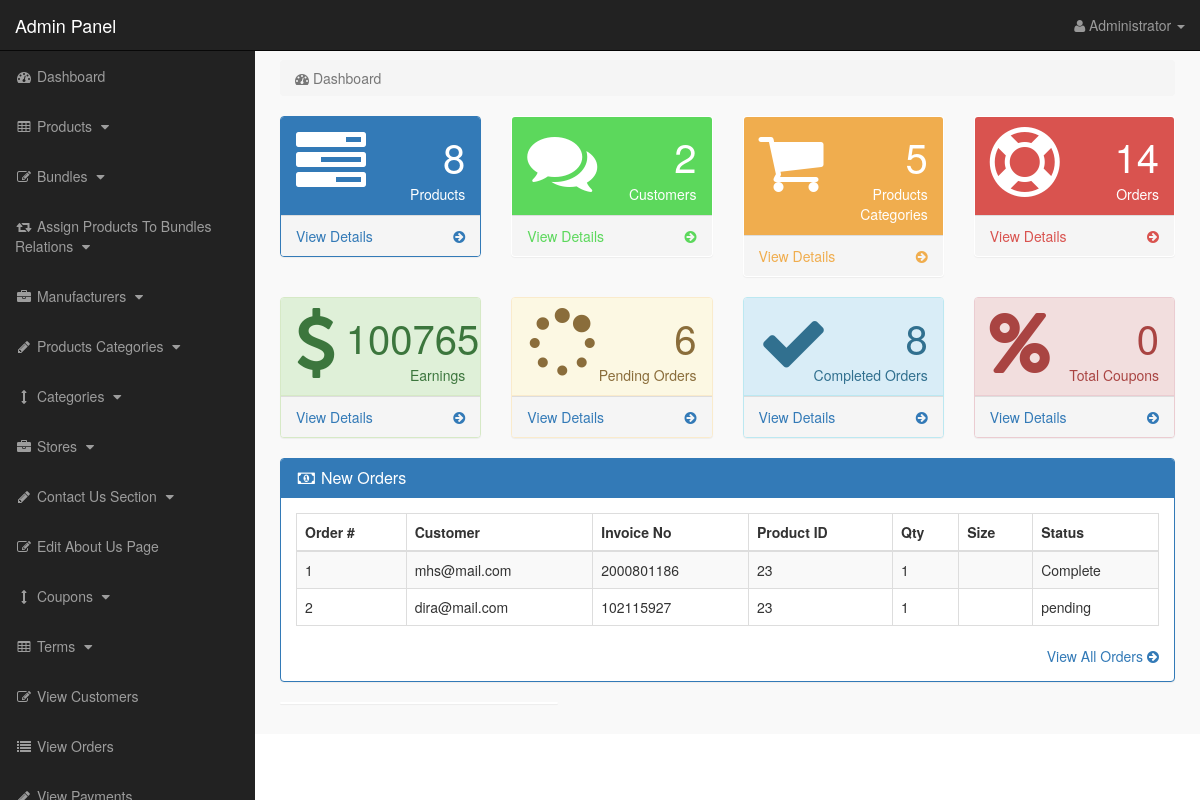
The page /admin_area/index.php?dashboard (signed in) on the database its author committed.
### tables this page shows
CREATE TABLE `pending_orders` (
  `order_id` int(10) NOT NULL,
  `customer_id` int(10) NOT NULL,
  `invoice_no` int(10) NOT NULL,
  `product_id` text NOT NULL,
  `qty` int(10) NOT NULL,
  `size` text NOT NULL,
  `order_status` text NOT NULL
);

CREATE TABLE `customers` (
  `customer_id` int(10) NOT NULL,
  `customer_name` varchar(255) NOT NULL,
  `customer_email` varchar(255) NOT NULL,
  `customer_pass` varchar(255) NOT NULL,
  `customer_country` text NOT NULL,
  `customer_city` text NOT NULL,
  `customer_contact` varchar(255) NOT NULL,
  `customer_address` text NOT NULL,
  `customer_image` text NOT NULL,
  `customer_ip` varchar(255) NOT NULL,
  `customer_confirm_code` text NOT NULL
);

### admin_area/dashboard.php (the view, shortened to what this page needs)
<?php
if(!isset($_SESSION['admin_email'])){
echo "<script>window.open('login.php','_self')</script>";
}
else {
?>
<div class="row">
<div class="col-lg-12">
<ol class="breadcrumb">
<li class="active">
<i class="fa fa-dashboard"></i> Dashboard
</li>
</ol>
</div>
</div>
<div class="row">
<div class="col-lg-3 col-md-6">
<div class="panel panel-primary">
<div class="panel-heading">
<div class="row">
<div class="col-xs-3">
<i class="fa fa-tasks fa-5x"> </i>
</div>
<div class="col-xs-9 text-right">
<div class="huge"> <?php echo $count_products; ?> </div>
<div>Products</div>
</div>
</div>
</div>
<a href="index.php?view_products">
<div class="panel-footer">
<span class="pull-left"> View Details </span>
<span class="pull-right"> <i class="fa fa-arrow-circle-right"></i> </span>
<div class="clearfix"></div>
</div>
</a>
</div>
</div>
<div class="col-lg-3 col-md-6">
<div class="panel panel-green">
<div class="panel-heading">
<div class="row">
<div class="col-xs-3">
<i class="fa fa-comments fa-5x"> </i>
</div>
<div class="col-xs-9 text-right">
<div class="huge"> <?php echo $count_customers; ?> </div>
<div>Customers</div>
</div>
</div>
</div>
<a href="index.php?view_customers">
<div class="panel-footer">
<span class="pull-left"> View Details </span>
<span class="pull-right"> <i class="fa fa-arrow-circle-right"></i> </span>
<div class="clearfix"></div>
</div>
</a>
</div>
</div>
<div class="col-lg-3 col-md-6">
<div class="panel panel-yellow">
<div class="panel-heading">
<div class="row">
<div class="col-xs-3">
<i class="fa fa-shopping-cart fa-5x"> </i>
</div>
<div class="col-xs-9 text-right">
<div class="huge"> <?php echo $count_p_categories; ?> </div>
<div>Products Categories</div>
</div>
</div>
</div>
<a href="index.php?view_p_cats">
<div class="panel-footer">
<span class="pull-left"> View Details </span>
<span class="pull-right"> <i class="fa fa-arrow-circle-right"></i> </span>
<div class="clearfix"></div>
</div>
</a>
</div>
</div>
<div class="col-lg-3 col-md-6">
<div class="panel panel-red">
<div class="panel-heading">
<div class="row">
<div class="col-xs-3">
<i class="fa fa-support fa-5x"> </i>
</div>
<div class="col-xs-9 text-right">
<div class="huge"> <?php echo $count_total_orders; ?> </div>
<div>Orders</div>
</div>
</div>
</div>
<a href="index.php?view_orders">
<div class="panel-footer">
<span class="pull-left"> View Details </span>
<span class="pull-right"> <i class="fa fa-arrow-circle-right"></i> </span>
<div class="clearfix"></div>
</div>
</a>
</div>
</div>
</div>
<div class="row">
    <div class="col-lg-3 col-md-6">
        <div class="panel panel-success">
        <div class="panel-heading">
        <div class="row">
        <div class="col-xs-3">
        <i class="fa fa-dollar fa-5x"> </i>
        </div>
        <div class="col-xs-9 text-right">
        <div class="huge"> <?php echo $count_total_earnings ?> </div>
        <div>Earnings</div>
        </div>
        </div>
        </div>
        <a href="index.php?view_orders">
        <div class="panel-footer">
        <span class="pull-left"> View Details </span>
        <span class="pull-right"> <i class="fa fa-arrow-circle-right"></i> </span>
        <div class="clearfix"></div>
        </div>
        </a>
        </div>
        </div>
        <div class="col-lg-3 col-md-6">
            <div class="panel panel-warning">
            <div class="panel-heading">
            <div class="row">
            <div class="col-xs-3">
            <i class="fa fa-spinner fa-5x"> </i>
            </div>
            <div class="col-xs-9 text-right">
            <div class="huge"> <?php echo $count_pending_orders ?> </div>
            <div>Pending Orders</div>
            </div>
            </div>
            </div>
            <a href="index.php?view_orders">
            <div class="panel-footer">
            <span class="pull-left"> View Details </span>
            <span class="pull-right"> <i class="fa fa-arrow-circle-right"></i> </span>
            <div class="clearfix"></div>
            </div>
            </a>
            </div>
            </div>
            <div class="col-lg-3 col-md-6">
                <div class="panel panel-info">
                <div class="panel-heading">
                <div class="row">
                <div class="col-xs-3">
                <i class="fa fa-check fa-5x"> </i>
                </div>
                <div class="col-xs-9 text-right">
                <div class="huge"> <?php echo $count_completed_orders ?> </div>
                <div>Completed Orders</div>
                </div>
                </div>
                </div>
                <a href="index.php?view_orders">
                <div class="panel-footer">
                <span class="pull-left"> View Details </span>
                <span class="pull-right"> <i class="fa fa-arrow-circle-right"></i> </span>
                <div class="clearfix"></div>
                </div>
                </a>
                </div>
                </div>
                <div class="col-lg-3 col-md-6">
                    <div class="panel panel-danger">
                    <div class="panel-heading">
                    <div class="row">
                    <div class="col-xs-3">
                    <i class="fa fa-percent fa-5x"> </i>
                    </div>
                    <div class="col-xs-9 text-right">
                    <div class="huge"> <?php echo $count_coupons; ?> </div>
                    <div>Total Coupons</div>
                    </div>
                    </div>
                    </div>
                    <a href="index.php?view_orders">
                    <div class="panel-footer">
                    <span class="pull-left"> View Details </span>
                    <span class="pull-right"> <i class="fa fa-arrow-circle-right"></i> </span>
                    <div class="clearfix"></div>
                    </div>
                    </a>
                    </div>
                    </div>
</div>
<div class="row" >
<div class="col-lg-12" >
<div class="panel panel-primary" >
<div class="panel-heading" >
<h3 class="panel-title" >
<i class="fa fa-money fa-fw" ></i> New Orders
</h3>
</div>
<div class="panel-body" >
<div class="table-responsive" >
<table class="table table-bordered table-hover table-striped" >
<thead>
<tr>
<th>Order #</th>
<th>Customer</th>
<th>Invoice No</th>
<th>Product ID</th>
<th>Qty</th>
<th>Size</th>
<th>Status</th>
</tr>
</thead>
<tbody>
<?php
$i = 0;
$get_order = "select * from pending_orders order by 1 DESC LIMIT 0,5";
$run_order = mysqli_query($con,$get_order);
while($row_order=mysqli_fetch_array($run_order)){
$c_id = $row_order['customer_id'];
$invoice_no = $row_order['invoice_no'];
$product_id = $row_order['product_id'];
$qty = $row_order['qty'];
$size = $row_order['size'];
$order_status = $row_order['order_status'];
$i++;
?>
<tr>
<td><?php echo $i; ?></td>
<td>
<?php
$get_customer = "select * from customers where customer_id='$c_id'";
$run_customer = mysqli_query($con,$get_customer);
$row_customer = mysqli_fetch_array($run_customer);
$customer_email = $row_customer['customer_email'];
echo $customer_email;
?>
</td>
<td><?php echo $invoice_no; ?></td>
<td><?php echo $product_id; ?></td>
<td><?php echo $qty; ?></td>
<td><?php echo $size; ?></td>
<td>
<?php
if($order_status=='pending'){
echo $order_status='pending';
}
else {
echo $order_status='Complete';
}
?>
</td>
</tr>
<?php } ?>
</tbody>
</table>
</div>
<div class="text-right" >
<a href="index.php?view_orders" >
View All Orders <i class="fa fa-arrow-circle-right" ></i>
</a>
</div>
</div>
</div>
</div>
<div class="col-md-4">
<div class="panel">
</div>
</div>
</div>
<?php } ?>

### admin_area/includes/sidebar.php (shortened to what this page needs)
<?php
if(!isset($_SESSION['admin_email'])){
echo "<script>window.open('login.php','_self')</script>";
}
else {
?>
<nav class="navbar navbar-inverse navbar-fixed-top" >
<div class="navbar-header" >
<a class="navbar-brand" href="index.php?dashboard" >Admin Panel</a>
</div>
<ul class="nav navbar-right top-nav" >
<li class="dropdown" >
<a href="#" class="dropdown-toggle" data-toggle="dropdown" >
<i class="fa fa-user" ></i>
<?php echo $admin_name; ?> <b class="caret" ></b>
</a>
</li>
</ul>
<div class="collapse navbar-collapse navbar-ex1-collapse">
<ul class="nav navbar-nav side-nav">
<li>
<a href="index.php?dashboard">
<i class="fa fa-fw fa-dashboard"></i> Dashboard
</a>
</li>
<li>
<a href="#" data-toggle="collapse" data-target="#products">
<i class="fa fa-fw fa-table"></i> Products
<i class="fa fa-fw fa-caret-down"></i>
</a>
</li>
<li>
<a href="#" data-toggle="collapse" data-target="#bundles">
<i class="fa fa-fw fa-edit"></i> Bundles
<i class="fa fa-fw fa-caret-down"></i>
</a>
</li>
<li>
<a href="#" data-toggle="collapse" data-target="#relations">
<i class="fa fa-fw fa-retweet"></i> Assign Products To Bundles Relations
<i class="fa fa-fw fa-caret-down"></i>
</a>
</li>
<li>
<a href="#" data-toggle="collapse" data-target="#manufacturers">
<i class="fa fa-fw fa-briefcase"></i> Manufacturers
<i class="fa fa-fw fa-caret-down"></i>
</a>
</li>
<li>
<a href="#" data-toggle="collapse" data-target="#p_cat">
<i class="fa fa-fw fa-pencil"></i> Products Categories
<i class="fa fa-fw fa-caret-down"></i>
</a>
</li>
<li>
<a href="#" data-toggle="collapse" data-target="#cat">
<i class="fa fa-fw fa-arrows-v"></i> Categories
<i class="fa fa-fw fa-caret-down"></i>
</a>
</li>
<li>
<a href="#" data-toggle="collapse" data-target="#store">
<i class="fa fa-fw fa-briefcase"></i> Stores
<i class="fa fa-fw fa-caret-down"></i>
</a>
</li>
<li>
<a href="#" data-toggle="collapse" data-target="#contact_us">
<i class="fa fa-fw fa-pencil"> </i> Contact Us Section
<i class="fa fa-fw fa-caret-down"></i>
</a>
</li>
<li>
<a href="index.php?edit_about_us">
<i class="fa fa-fw fa-edit"></i> Edit About Us Page
</a>
</li>
<li>
<a href="#" data-toggle="collapse" data-target="#coupons">
<i class="fa fa-fw fa-arrows-v"></i> Coupons
<i class="fa fa-fw fa-caret-down"></i>
</a>
</li>
<li>
<a href="#" data-toggle="collapse" data-target="#terms" >
<i class="fa fa-fw fa-table"></i> Terms
<i class="fa fa-fw fa-caret-down"></i>
</a>
</li>
<li>
<a href="index.php?view_customers">
<i class="fa fa-fw fa-edit"></i> View Customers
</a>
</li>
<li>
<a href="index.php?view_orders">
<i class="fa fa-fw fa-list"></i> View Orders
</a>
</li>
<li>
<a href="index.php?view_payments">
<i class="fa fa-fw fa-pencil"></i> View Payments
</a>
</li>
</ul>
</div>
</nav>
<?php } ?>

### admin_area/css/style.css (style rules this page uses)
body { margin-top:100px; }
@media (min-width: 768px) { body { margin-top:50px; } }
.top-nav { padding:0 15px; }
.top-nav>li { display:inline-block; float:left; }
.top-nav>li>a { padding-top:15px; padding-bottom:15px; line-height:20px; color:#999; }
@media (min-width: 768px) { .side-nav { position:fixed; top:51px; width:255px; border-radius:0; overflow-y:auto; background-color: #222; bottom:0; overflow-x:hidden; padding-bottom:40px; } }
@media (min-width: 768px) { .side-nav>li>a { width:255px; } }
.huge { font-size:40px; line-height:normal; }
.panel-green > .panel-heading { color:#fff; background-color:#5cd85c; }
.panel-green > a { color:#5cd85c; }
.panel-red > .panel-heading { color:#fff; background-color:#d9534f; }
.panel-red > a { color:#d9534f; }
.panel-yellow > .panel-heading { color:#fff; background-color:#f0ad4e; }
.panel-yellow > a { color:#f0ad4e; }
.panel-body { border-radius:5px; }

### rows shown on the page
pending_orders: customer.customer_email "mhs@mail.com", invoice_no "2000801186", product "23", qty "1"
pending_orders: customer.customer_email "dira@mail.com", invoice_no "102115927", product "23", qty "1"

### other values the page prints
$admin_name "Administrator"
$count_products "8"
$count_customers "2"
$count_p_categories "5"
$count_total_orders "14"
$count_total_earnings "100765"
$count_pending_orders "6"
$count_completed_orders "8"
$count_coupons "0"
